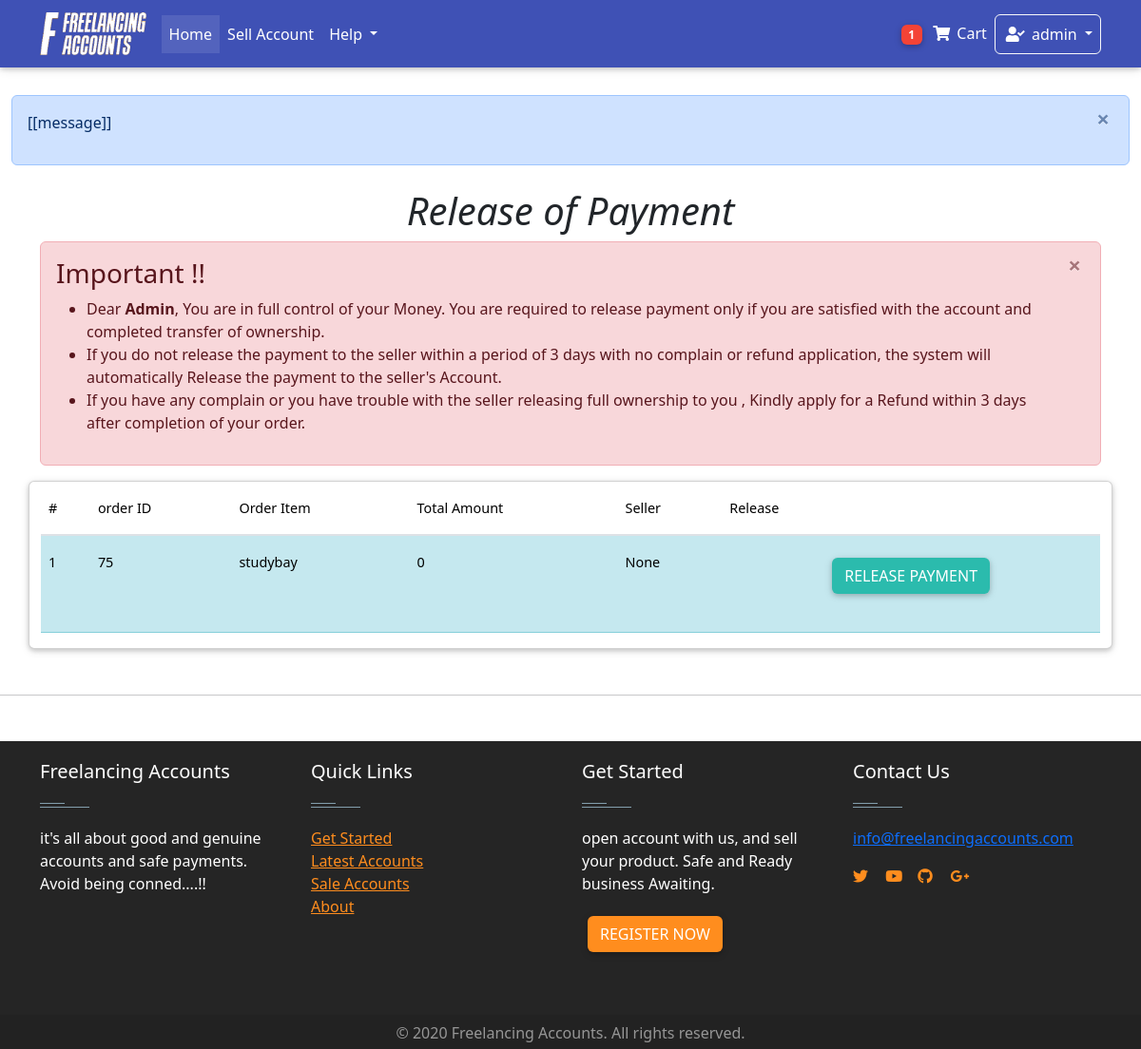
The app's page /dashboard/release_payment/ (signed in) with its own data.
### Home/models.py (models this page shows, shortened)
class Order(models.Model):
    user = models.ForeignKey(settings.AUTH_USER_MODEL,on_delete = models.CASCADE)
    items = models.ManyToManyField(OrderItem)
    start_date = models.DateField(auto_now_add = True)
    ordered_date = models.DateTimeField()
    ordered = models.BooleanField(default = False)
    seller = models.ForeignKey(settings.AUTH_USER_MODEL,on_delete = models.CASCADE, related_name="user", blank=True, null = True)
    amount = models.IntegerField(default=0.0)
    released = models.BooleanField(default=False)
    refund = models.BooleanField(default=False)
    billing_address = models.ForeignKey(
        "BillingAddress", on_delete = models.SET_NULL, blank = True, null = True)

class OrderItem(models.Model):
    user = models.ForeignKey(settings.AUTH_USER_MODEL,on_delete = models.CASCADE)
    item = models.ForeignKey(Item, on_delete = models.CASCADE)
    quantity = models.IntegerField(default= 1)
    ordered = models.BooleanField(default = False)

class Item(models.Model):
    created_by = models.ForeignKey(settings.AUTH_USER_MODEL,on_delete = models.CASCADE,blank = True, null = True, editable = False)
    created_at = models.DateTimeField(auto_now_add= True, blank = True, null = True )
    title = models.CharField(max_length = 100)
    price = models.FloatField(default = 0.0)
    discountprice = models.FloatField(blank= True, null = True)
    category = models.CharField(choices = Category_choices, max_length=2)
    label = models.CharField(choices = Label_choices, max_length=1)
    Level = models.CharField(choices = Level_choices, max_length = 15 ,blank= True, null = True)
    finished_orders = models.IntegerField(default = 1)
    rating = models.IntegerField(default = 50 )
    Reviews =models.IntegerField( default = 1)
    profile = models.CharField( max_length = 20)
    description = models.TextField()
    diplay_pic = models.ImageField(upload_to = "display_pics/%Y%m%d/", max_length =255 )
    contact = models.CharField(max_length=15 ,null = True,blank= True)
    sold = models.BooleanField(default=False)

### dashboard/views.py (the view)
# urls.py: path('release_payment/', views.Release_Payment.as_view(), name='Release_Payment'),
class Release_Payment(generic.ListView):
    model = Order
    template_name = "dashboard/release_payment.html"
    def get_context_data(self, **kwargs):
        context = super(Release_Payment, self).get_context_data(**kwargs)
        order1 = Order.objects.filter(user = self.request.user, ordered= True, released = False)
        if order1:
            order = Order.objects.filter(user = self.request.user, ordered= True, released = False)
            self.order = order
            context["order"] = order
            return context
        return context

### Home/templatetags/cart_template_tags.py (called while the page is built)
@register.filter
def cart_item_count(user):
    if user.is_authenticated:
        qs = Order.objects.filter(user = user, ordered = False)
        if qs.exists():
            return qs[0].items.count()
    return 0

@register.filter
def account_cash(user):
    if user.is_authenticated:
        qs = AccountsModel.objects.get(user= user)
        amount= qs.amount
        return amount

### Home/templatetags/login_tag.py (called while the page is built)
@register.inclusion_tag('logins/login_form.html')
def login_form_tag(current_page=None):
    return {'loginform': LoginForm(),
            'redirect_to': current_page}

### Home/templates/dashboard/release_payment.html (shortened to what this page needs)
<!DOCTYPE html>
{% extends "base.html"%}
{% load static %}
    {% block content%}
    <div class="container ">
        <h1 class="text-center animated flipInY delay-1s"><i>
          Release of Payment
        </i>
        </h1>
        {% if order %}
        <div class="alert alert-danger alert-dismissible fade show animated bounceInDown" role="alert">
          <h3>Important !!</h3>
          <ul>
            <li> Dear  <Strong>{{ request.user|title }}</Strong>, You are in full control of your Money. You are required to release payment only if
              you are satisfied with the account and  completed transfer of ownership. </li>
            <li>If you do not release the payment to the seller within a period of 3 days with no complain or
                refund application, the system will automatically Release the payment to the seller's Account.
            </li>
            <li>If you have any complain or you have trouble with the seller releasing full ownership to you
                , Kindly apply for a Refund within 3 days after completion of your order.
            </li>
          </ul>
          <button type="button" class="close" data-dismiss="alert" aria-label="Close">
            <span aria-hidden="true">&times;</span>
          </button>
        </div>
        {% endif %}
        <div class="row">
                <div class="card col-12 table-responsive">
                      <table class="table  table-striped w-auto">
                        <thead>
                          <tr>
                            <th>#</th>
                            <th>order ID</th>
                            <th>Order Item</th>
                            <th>Total Amount</th>
                            <th> Seller</th>
                            <th>Release</th>
                          </tr>
                        </thead>
                        <tbody>
                      {% for ord in  order %}
                          <tr class="table-info">
                            <th scope="row"> {{forloop.counter}} </th>
                            <td>{{ ord.id }}</td>
                            <td>
                              {% for obj in ord.items.all %}
                              <p> {{obj.item.title}} </p>
                            {% endfor %}
                            </td>
                            <td>{{ ord.amount}}</td>
                            <td>{{ ord.seller}}</td>
                            <td> <div class="text-center">
                              <button onclick="releaseClicked(this);" class="btn btn-default btn-rounded mb-4" >
                               Release Payment </button>
                            </div>
                            </td>
                          </tr>
                        {% empty %}
                        <tr>
                          <td colspan="5"> You have no previous orders  <td>
                        </tr>
                        {% endfor %}
                        </tbody>
                      </table>
                </div>
        </div>
    </div>
<hr class="my-5">
{% endblock %}

### Home/templates/nav.html (shortened to what this page needs)
{% load cart_template_tags %}
{% load static %}
{% load notifications_tags %}
    <nav class="navbar fixed-top navbar-expand-lg  navbar-dark indigo mb-5">
        <div class = 'container' >
            <a class="navbar-brand" href="/home/">
              <img src="{% static 'whitelogo.png' %}" height="45px" alt="">
            </a>
            <div class="collapse navbar-collapse" id="navbarSupportedContent">
              <ul class="navbar-nav mr-auto">
                <li class="nav-item active">
                  <a class="nav-link" href="/home/"> Home <span class="sr-only">(current)</span></a>
                </li>
                <li class="nav-item">
                  <a class = "nav-link" href="/sell-account/" >
                    Sell Account
                  </a>
                </li>
                <li class="nav-item dropdown">
                  <a class="nav-link dropdown-toggle" href="#" id="navbarDropdownMenuLink" role="button" data-toggle="dropdown" aria-haspopup="true" aria-expanded="false">
                    Help
                  </a>
                </li>
              </ul>
            </div>
            <ul class="navbar-nav nav-flex-icons mx-right">
              {%  if request.user.is_authenticated  %}
                <li class="nav-item">
                  <a class="nav-link waves-effect " href = "{% url "Home:order-summary" %}">
                    <span class="badge red z-depth-1 badge-pill mr-1"> {{ request.user|cart_item_count }}</span>
                    <i class="fas fa-shopping-cart"></i>
                    <span class="clearfix d-none d-sm-inline-block"> Cart </span>
                  </a>
                  <li class="nav-item dropdown">
                    <a class="nav-link dropdown-toggle border border-light rounded waves-effect  waves-light" href="#" id="navbarDropdownMenuLink" role="button" data-toggle="dropdown" aria-haspopup="true" aria-expanded="false">
                      <i class="fas fa-user-check"></i>  {{request.user}}
                    </a>
                  </li>
                  {% endif %}
                </ul>
          </div>
        </nav>

### Home/templates/footer.html (style rules this page uses)
.btn { background-color: #ff8d1e; color:#fff; }

### records on screen
Order: id "75", amount "0", seller "None"
OrderItem: item "studybay"

### other values on screen
{{ request.user|cart_item_count }} "1"
{{ request.user }} "admin"
{{ request.user|title }} "Admin"
